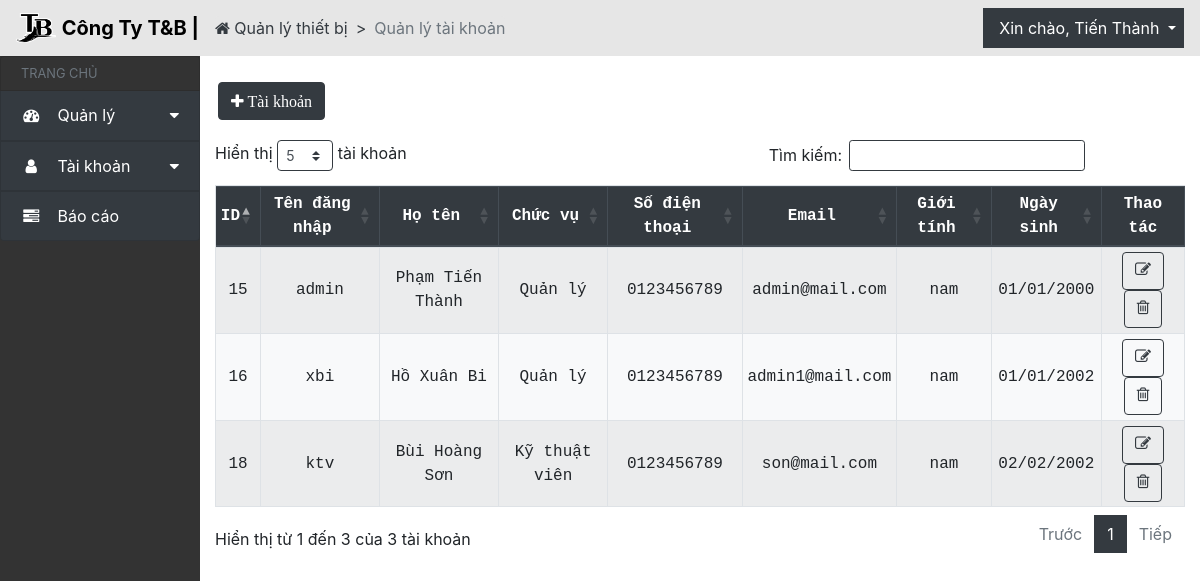
Page /danhsachtaikhoan/ (signed in) on the committed database.
### QLthietbi_app/models.py (models this page shows, shortened)
class CustomUser(AbstractBaseUser, PermissionsMixin):
    username = models.CharField(_('username'), max_length=30, unique=True,
                                help_text=_('Yêu cầu 30 ký tự hoặc ít hơn. Chỉ chứa chữ cái, số và các ký tự @/./+/-/_'),
                                error_messages={
                                    'unique': _("Tên đăng nhập đã tồn tại."),
                                },
                                null = False, blank = False,
                                )
    ho = models.CharField(max_length=30, verbose_name='Họ', blank=False, null=True)
    ten = models.CharField(max_length=30, verbose_name='Tên', blank=False, null=True)
    GENDER_CHOICES = [
        ('nam', 'Nam'),
        ('nu', 'Nữ'),
        ('khac', 'Khác'),
    ]
    gioi_tinh = models.CharField(max_length=6, choices=GENDER_CHOICES, default='Chưa đặt giới tính', blank=False, null=True, verbose_name='Giới tính')
    USER_ROLES = [('quanly', 'Quản Lý'),('kythuatvien', 'Kỹ Thuật Viên'),]
    chuc_vu = models.CharField(choices=USER_ROLES, max_length=20, default='Chưa đặt chức vụ',verbose_name='Chức vụ', blank=False, null=True)
    anh_the = models.ImageField(upload_to='anhthe/', blank=True, null=True, verbose_name='Ảnh thẻ')
    email = models.EmailField(verbose_name='Địa chỉ email', unique=True, null=False, blank=False)
    sdt = models.CharField(max_length=10, null=True, blank=True, verbose_name='Số điện thoại')
    dia_chi = models.CharField(max_length=100, null=True, blank=True, verbose_name='Địa chỉ')
    ngay_sinh = models.DateField(null=True, blank=True, verbose_name='Ngày sinh')
    ngay_vao_lam = models.DateField(null=True, blank=True, verbose_name='Ngày vào làm')
    is_active = models.BooleanField(default=True, verbose_name='Đang làm việc')
    is_staff = models.BooleanField(default=False, verbose_name='Nhân viên quản lý')
    objects = CustomUserManager()
    USERNAME_FIELD = 'username'
    REQUIRED_FIELDS = ['email']
    def get_full_name(self):
        return f"{self.ho} {self.ten}"
    class Meta:
        verbose_name_plural = 'Người dùng'

### QLthietbi_app/views.py (the view)
# urls.py: path('danhsachtaikhoan/', views.hoso_list, name='hoso_list'),
def hoso_list(request):
    listUser = CustomUser.objects.all()
    return render(request, 'taikhoan_list.html', {'listUser': listUser})

### QLthietbi_app/templates/taikhoan_list.html (shortened to what this page needs)
{% extends 'header_taikhoan.html' %}
{% block content %}
<div class="col py-2">
    <div class="row element-button">
        <div class="px-3 py-3 pr-1">
            <a href="{% url 'QLthietbi_app:tao_user' %}" class="btn btn-dark" data-tooltip="tooltip" data-placement="top" title="Thêm tài khoản">
                <i class="fa fa-plus" aria-hidden="true"> Tài khoản</i>
            </a>
        </div>
    </div>
    <div class="table-responsive">
        <table id="acc-table" class="table table-sm table-striped bg-light table-condensed table-bordered">
            <thead class="thead-dark">
                <th class="text-center">ID</th>
                <th class="text-center">Tên đăng nhập</th>
                <th class="text-center">Họ tên</th>
                <th class="text-center">Chức vụ</th>
                <th class="text-center">Số điện thoại</th>
                <th class="text-center">Email</th>
                <th class="text-center">Giới tính</th>
                <th class="text-center">Ngày sinh</th>
                <th class="text-center">Thao tác</th>
            </thead>
            <tbody>
                {% csrf_token %} {% for user in listUser %}
                <tr>
                    <td class="text-center">{{ user.id }}</td>
                    <td class="text-center">{{ user.username }}</td>
                    <td class="text-center">{{ user.get_full_name }}</td>
                    {% if user.chuc_vu == 'quanly' %}
                    <td class="text-center">Quản lý</td>
                    {% elif user.chuc_vu == 'kythuatvien' %}
                    <td class="text-center">Kỹ thuật viên</td>
                    {% endif %}
                    <td class="text-center">{{ user.sdt }}</td>
                    <td class="text-center">{{ user.email }}</td>
                    <td class="text-center">{{ user.gioi_tinh }}</td>
                    <td class="text-center">{{ user.ngay_sinh|date:"d/m/Y" }}</td>
                    <td class="text-center">
                        <a href="{% url 'QLthietbi_app:sua_user' user.id %}" class="btn btn-outline-dark" data-tooltip="tooltip" data-placement="top" title="Sửa"><i class="fa fa-pencil-square-o" aria-hidden="true"></i></a>
                        <a data-toggle="modal" data-target="#confirmDeleteTaiKhoanModal-{{ user.id }}" class="btn btn-outline-dark" data-tooltip="tooltip" data-placement="top" title="Xóa"><i class="fa fa-trash-o" aria-hidden="true"></i></a>
                    </td>
                </tr>
                {% endfor %}
            </tbody>
        </table>
    </div>
</div>
{% endblock %}

### QLthietbi_app/templates/header_taikhoan.html (shortened to what this page needs)
{% load static %} {%load crispy_forms_tags %}
<!DOCTYPE html>
<html lang="en">
  <head>
    <link
      rel="stylesheet"
      href="https://cdn.jsdelivr.net/npm/bootstrap@4.6.2/dist/css/bootstrap.min.css"
    />
    <link
      rel="stylesheet"
      href="https://stackpath.bootstrapcdn.com/font-awesome/4.7.0/css/font-awesome.min.css"
    />
    <link
      rel="stylesheet"
      href="https://cdnjs.cloudflare.com/ajax/libs/normalize/8.0.1/normalize.min.css"
    />
    <link
      rel="stylesheet"
      href="https://cdn.datatables.net/1.13.4/css/dataTables.bootstrap4.min.css"
    />
    <link rel="stylesheet" href="../static/css/quanly.css" />
  </head>
  <body>
    <nav
      class="navbar navbar-expand-md navbar"
      style="background-color: #e6e6e6"
    >
      <a class="navbar-brand" href="#">
        <img
          src="{% static 'imgs/logo.png' %}"
          width="40"
          height="30"
          class="d-inline-block align-top"
          alt=""
        />
        <span style="font-weight: bold; color: black">Công Ty T&B |</span>
      </a>
      <ol class="breadcrumb">
        <li class="breadcrumb-item">
            <a href="{% url 'QLthietbi_app:render_trangchinh' %}"
              ><i class="fa fa-home" aria-hidden="true"></i> Quản lý thiết bị</a
            >
          </li>
        <li class="breadcrumb-item active" aria-current="page">
            Quản lý tài khoản
        </li>
      </ol>
      <div class="collapse navbar-collapse" id="navbarNavDropdown">
        <ul class="navbar-nav ml-auto">
          <li class="nav-item dropdown">
            <a
              class="nav-link dropdown-toggle bg-dark"
              href="#"
              id="navbarDropdownMenuLink"
              data-toggle="dropdown"
            >
              <span class="ml-2" style="color: white"
                >Xin chào, {{user.ten}}</span
              >
            </a>
          </li>
        </ul>
      </div>
    </nav>
    <div class="row" id="body-row">
      <div
        id="sidebar-container"
        class="sidebar-expanded d-none d-md-block col-2"
      >
        <ul class="list-group sticky-top sticky-offset">
          <li
            class="list-group-item sidebar-separator-title text-muted d-flex align-items-center menu-collapsed"
          >
            <small>TRANG CHỦ</small>
          </li>
          <a
            href="#submenu1"
            data-toggle="collapse"
            aria-expanded="false"
            class="bg-dark list-group-item list-group-item-action flex-column align-items-start"
          >
            <div class="d-flex w-100 justify-content-start align-items-center">
              <span class="fa fa-dashboard fa-fw mr-3"></span>
              <span class="menu-collapsed">Quản lý</span>
              <span class="submenu-icon ml-auto"></span>
            </div>
          </a>
          <a
            href="#submenu2"
            data-toggle="collapse"
            aria-expanded="false"
            class="bg-dark list-group-item list-group-item-action flex-column align-items-start"
          >
            <div class="d-flex w-100 justify-content-start align-items-center">
              <span class="fa fa-user fa-fw mr-3"></span>
              <span class="menu-collapsed">Tài khoản</span>
              <span class="submenu-icon ml-auto"></span>
            </div>
          </a>
          <a href="{% url 'QLthietbi_app:render_baocaolist' %}" class="bg-dark list-group-item list-group-item-action">
            <div class="d-flex w-100 justify-content-start align-items-center">
              <span class="fa fa-tasks fa-fw mr-3"></span>
              <span class="menu-collapsed">Báo cáo</span>
            </div>
          </a>
      </div>
      {% block content %}{% endblock %}
    </div>
  </body>
</html>

### QLthietbi_app/static/css/quanly.css (style rules this page uses)
body { background-size: cover; background-repeat: no-repeat; background-attachment: fixed; background-position: center; }
body { background-image: url("https://static.pexels.com/photos/414171/pexels-photo-414171.jpeg"); background-size: cover; -webkit-animation: slidein 100s; animation: slidein 100s; -webkit-animation-fill-mode: forwards; animation-fill-mode: forwards; -webkit-animation-iteration-count: infinite; animation-iteration-count: infinite; -webkit-animation-direction: alternate; animation-direction: alternate; }
.dropdown-toggle::after { color: white; }
.dataTables_wrapper table.dataTable td, .dataTables_wrapper table.dataTable th { text-align: center; font-family: "Source Code Pro", monospace; vertical-align: middle; }
.btn-dark { margin: 2px; }
#body-row { margin-left: 0; margin-right: 0; }
#sidebar-container { min-height: 100vh; background-color: #333; padding: 0; }
.sidebar-expanded { width: 230px !important;; }
#sidebar-container .list-group a { height: 50px; color: white; }
.sidebar-separator-title { background-color: #333; height: 35px; }
#sidebar-container .list-group .list-group-item[aria-expanded="false"] .submenu-icon::after { content: " \f0d7"; font-family: FontAwesome; display: inline; text-align: right; padding-left: 10px; }
.breadcrumb { background-color: #e6e6e6; color: #343a40; padding: 0%; margin: 0%; }
.breadcrumb-item + .breadcrumb-item::before { content: ">"; color: #343a40; }
.breadcrumb-item a { color: #343a40; }

### rows in the picture
CustomUser: ten "Tiến Thành", id "15", username "admin", get_full_name "Phạm Tiến Thành", chuc_vu "Quản lý", sdt "0123456789", email "admin@mail.com", gioi_tinh "nam", ngay_sinh "01/01/2000"
CustomUser: id "16", username "xbi", get_full_name "Hồ Xuân Bi", chuc_vu "Quản lý", sdt "0123456789", email "admin1@mail.com", gioi_tinh "nam", ngay_sinh "01/01/2002"
CustomUser: id "18", username "ktv", get_full_name "Bùi Hoàng Sơn", chuc_vu "Kỹ thuật viên", sdt "0123456789", email "son@mail.com", gioi_tinh "nam", ngay_sinh "02/02/2002"
